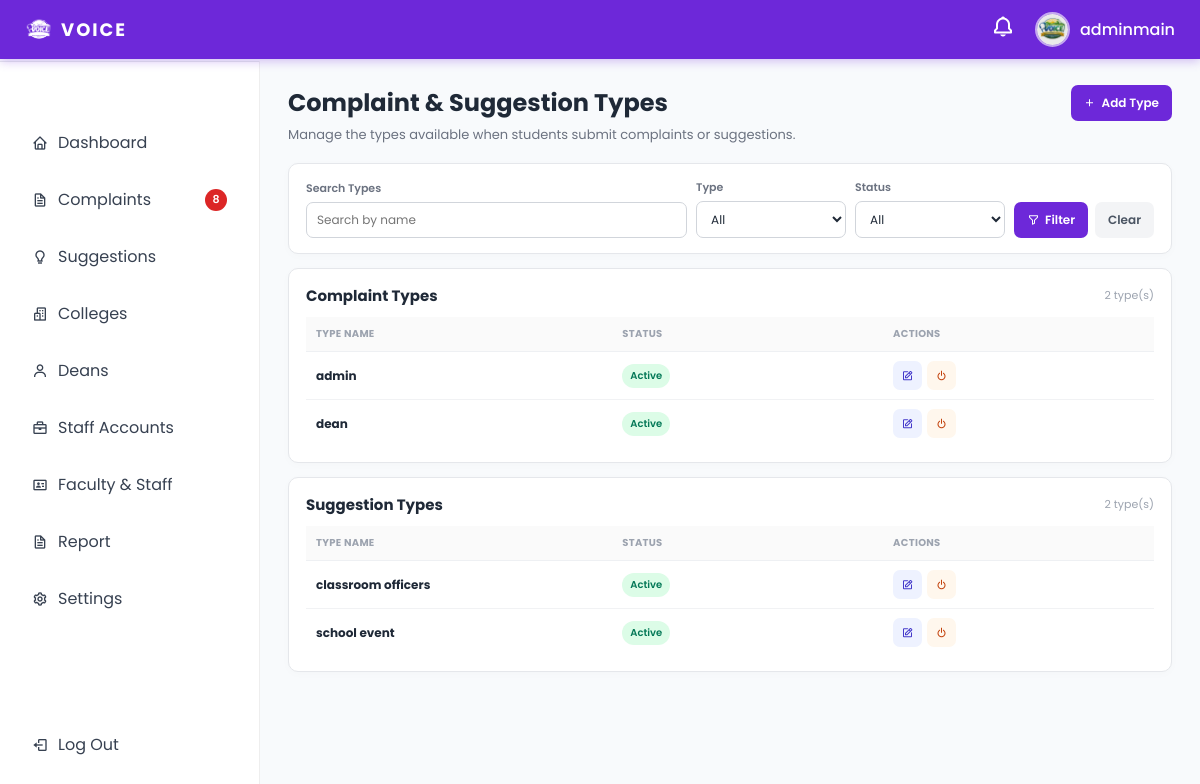
The app's page /Ui-main/admin/admin_types.php (signed in) with its own data.
### tables this page shows
CREATE TABLE `admin_profiles` (
  `id` int(11) NOT NULL,
  `user_id` int(11) NOT NULL,
  `name` varchar(100) NOT NULL,
  `created_at` timestamp NOT NULL DEFAULT current_timestamp()
);

CREATE TABLE `users` (
  `id` int(11) NOT NULL,
  `username` varchar(50) NOT NULL,
  `email` varchar(100) NOT NULL,
  `password` varchar(255) NOT NULL,
  `role` enum('admin','dean','student','staff') NOT NULL,
  `profile_pic` varchar(255) DEFAULT NULL,
  `is_active` tinyint(1) DEFAULT 1,
  `created_at` timestamp NOT NULL DEFAULT current_timestamp(),
  `reset_token_hash` varchar(64) DEFAULT NULL,
  `reset_token_expires_at` datetime DEFAULT NULL,
  `reset_code` varchar(255) DEFAULT NULL,
  `reset_expiry` datetime DEFAULT NULL
);

CREATE TABLE `complaint_categories` (
  `id` int(11) NOT NULL,
  `name` varchar(100) NOT NULL,
  `route` enum('general','college') DEFAULT NULL,
  `category_type` enum('general','college') DEFAULT NULL,
  `is_active` tinyint(1) DEFAULT 1
);

CREATE TABLE `suggestion_categories` (
  `id` int(11) NOT NULL,
  `name` varchar(100) NOT NULL,
  `route` enum('general','college') DEFAULT NULL,
  `category_type` enum('general','college') DEFAULT NULL,
  `office` varchar(100) DEFAULT NULL,
  `is_active` tinyint(1) DEFAULT 1
);

### Ui-main/admin/admin_types.php (the view, shortened to what this page needs)
<?php
require_once __DIR__ . '/../db_connection.php';
function e(string $value): string
{
    return htmlspecialchars($value, ENT_QUOTES, 'UTF-8');
}
$embedded = (string)($_GET['embedded'] ?? $_POST['embedded'] ?? '') === '1';
foreach (['complaint_categories', 'suggestion_categories'] as $table) {
    $pdo->exec("ALTER TABLE {$table} ADD COLUMN IF NOT EXISTS description TEXT NULL AFTER category_type");
    $pdo->exec("ALTER TABLE {$table} ADD COLUMN IF NOT EXISTS created_at TIMESTAMP NULL DEFAULT CURRENT_TIMESTAMP AFTER is_active");
    $pdo->exec("ALTER TABLE {$table} ADD COLUMN IF NOT EXISTS updated_at TIMESTAMP NULL DEFAULT CURRENT_TIMESTAMP ON UPDATE CURRENT_TIMESTAMP AFTER created_at");
}
$search = trim((string)($_GET['search'] ?? ''));
$typeFilter = (string)($_GET['type'] ?? 'all');
$statusFilter = (string)($_GET['status_filter'] ?? 'all');
$where = [];
$params = [];
$loadTypes = static function (PDO $pdo, string $table, array $where, array $params): array {
    $columns = $table === 'suggestion_categories' ? 'id, name, category_type, office, is_active' : 'id, name, category_type, is_active';
    $sql = "SELECT {$columns} FROM {$table}";
    if ($where) {
        $sql .= ' WHERE ' . implode(' AND ', $where);
    }
    $sql .= ' ORDER BY name ASC';
    $stmt = $pdo->prepare($sql);
    $stmt->execute($params);
    return $stmt->fetchAll(PDO::FETCH_ASSOC);
};
$complaintTypes = $typeFilter === 'suggestion' ? [] : $loadTypes($pdo, 'complaint_categories', $where, $params);
$suggestionTypes = $typeFilter === 'complaint' ? [] : $loadTypes($pdo, 'suggestion_categories', $where, $params);
?>
<!DOCTYPE html>
<html lang="en">
<head>
<link href="https://unpkg.com/boxicons@2.1.4/css/boxicons.min.css" rel="stylesheet">
</head>
<body>
<?php if (!$embedded): ?>
<?php include 'admin_topbar.php'; ?>
<?php include 'admin_sidebar.php'; ?>
<?php endif; ?>
<main class="main">
    <div class="page-header">
        <div><h2>Complaint &amp; Suggestion Types</h2><p>Manage the types available when students submit complaints or suggestions.</p></div>
        <button type="button" data-open-modal="typeModal"><i class="bx bx-plus"></i> Add Type</button>
    </div>
    <form class="card filters" method="get">
        <div><label for="searchTypes">Search Types</label><input id="searchTypes" name="search" value="<?php echo e($search); ?>" placeholder="Search by name"></div>
        <div><label for="typeFilter">Type</label><select id="typeFilter" name="type"><option value="all" <?php echo $typeFilter === 'all' ? 'selected' : ''; ?>>All</option></select></div>
        <div><label for="statusFilter">Status</label><select id="statusFilter" name="status_filter"><option value="all" <?php echo $statusFilter === 'all' ? 'selected' : ''; ?>>All</option></select></div>
        <div class="filter-actions"><button type="submit"><i class="bx bx-filter-alt"></i> Filter</button><a class="button secondary" href="admin_types.php">Clear</a></div>
    </form>
    <?php foreach ([['Complaint Types', $complaintTypes, 'complaint'], ['Suggestion Types', $suggestionTypes, 'suggestion']] as [$title, $items, $kind]): ?>
    <section class="card">
        <div class="section-head"><h3><?php echo $title; ?></h3><span><?php echo count($items); ?> type(s)</span></div>
        <div class="table-wrap"><table>
            <thead><tr><th>Type Name</th><th>Status</th><th>Actions</th></tr></thead>
            <tbody>
            <?php foreach ($items as $item): ?>
                <tr>
                    <td><strong><?php echo e((string)$item['name']); ?></strong><?php if ($kind === 'suggestion' && !empty($item['office'])): ?><br><small class="scope"><?php echo e((string)$item['office']); ?></small><?php endif; ?></td>
                    <td><span class="status <?php echo (int)$item['is_active'] === 1 ? '' : 'off'; ?>"><?php echo (int)$item['is_active'] === 1 ? 'Active' : 'Inactive'; ?></span></td>
                    <td><div class="actions"><a class="button icon-btn" href="admin_types.php?edit=<?php echo (int)$item['id']; ?>&type=<?php echo e($kind); ?><?php echo $embedded ? '&embedded=1' : ''; ?>" title="Edit type"><i class="bx bx-edit"></i></a><form method="post" onsubmit="return confirm('Are you sure you want to <?php echo (int)$item['is_active'] === 1 ? 'deactivate' : 'activate'; ?> this type?');"><button class="icon-btn warning" type="submit" title="<?php echo (int)$item['is_active'] === 1 ? 'Deactivate' : 'Activate'; ?> type"><i class="bx <?php echo (int)$item['is_active'] === 1 ? 'bx-power-off' : 'bx-check'; ?>"></i></button></form></div></td>
                </tr>
            <?php endforeach; ?>
            </tbody>
        </table></div>
    </section>
    <?php endforeach; ?>
</main>
</body>
</html>

### Ui-main/admin/admin_topbar.php (shortened to what this page needs)
<?php
require_once __DIR__ . '/../db_connection.php';
    ?>
    <?php
$topbarDisplayName = (string)($_SESSION['full_name'] ?? $_SESSION['username'] ?? 'Admin');
$topbarProfilePic = '../assets/images/default-avatar.svg';
if (isset($_SESSION['user_id'])) {
    try {
        $profileStmt = $pdo->prepare(
            'SELECT u.username, u.profile_pic, ap.name
             FROM users u
             LEFT JOIN admin_profiles ap ON ap.user_id = u.id
             WHERE u.id = :user_id
             LIMIT 1'
        );
        $profileStmt->execute([':user_id' => (int)$_SESSION['user_id']]);
        $profileRow = $profileStmt->fetch(PDO::FETCH_ASSOC);
        if ($profileRow) {
            $resolvedName = trim((string)($profileRow['name'] ?? ''));
            $topbarDisplayName = $resolvedName;
            $storedPic = trim((string)($profileRow['profile_pic'] ?? ''));
            if ($storedPic !== '') {
                $topbarProfilePic = '../' . ltrim($storedPic, '/');
            }
        }
    } catch (PDOException $e) {
        $topbarNotifications = [];
        $topbarUnreadCount = 0;
    }
}
?>
<link href='https://unpkg.com/boxicons@2.1.4/css/boxicons.min.css' rel='stylesheet'>
<div class="topbar">
    <a class="topbar-logo" href="admindashboard.php">
        <img src="../assets/images/logo.PNG" alt="Logo">
        <span>VOICE</span>
    </a>
    <div class="topbar-right">
        <div class="topbar-bell" id="bellIcon">
            <i class='bx bx-bell'></i>
        </div>
        <div class="profile-container" id="profileIcon">
            <img class="profile-pic" src="<?php echo htmlspecialchars($topbarProfilePic, ENT_QUOTES, 'UTF-8'); ?>" alt="profile">
            <span><?php echo htmlspecialchars($topbarDisplayName, ENT_QUOTES, 'UTF-8'); ?></span>
        </div>
    </div>
</div>

### Ui-main/admin/admin_topbar.php (style rules this page uses)
.topbar { position: fixed; top: 0; left: 0; right: 0; z-index: 999; display: flex; justify-content: space-between; align-items: center; gap: 20px; padding: 12px 25px; background: #6d28d9; box-shadow: 0 2px 10px rgba(109,40,217,0.3); }
.topbar-logo { display: flex; align-items: center; gap: 8px; text-decoration: none; }
.topbar-logo img { width: 28px; height: 28px; object-fit: contain; filter: brightness(0) invert(1); }
.topbar-logo span { font-size: 18px; font-weight: 700; color: #fff; letter-spacing: 2px; }
.topbar-right { display: flex; align-items: center; gap: 20px; }
.profile-container { display: flex; align-items: center; gap: 10px; cursor: pointer; position: relative; }
.profile-container img.profile-pic { width: 35px; height: 35px; border-radius: 50%; border: 2px solid rgba(255,255,255,0.6); }
.profile-container span { font-weight: 500; color: #fff; }
.topbar-bell { position: relative; cursor: pointer; }
.topbar-bell i.bx-bell { font-size: 24px; color: #fff; transition: 0.2s; }

### records on screen
admin_profiles: user.profile_pic (picture), name "adminmain"
complaint_categories: name "admin", is_active "Active"
complaint_categories: name "dean", is_active "Active"
suggestion_categories: name "classroom officers", is_active "Active"
suggestion_categories: name "school event", is_active "Active"

### other values on screen
$pendingComplaintCount "8"
$title "Complaint Types"
count($items) "2"
$title "Suggestion Types"
